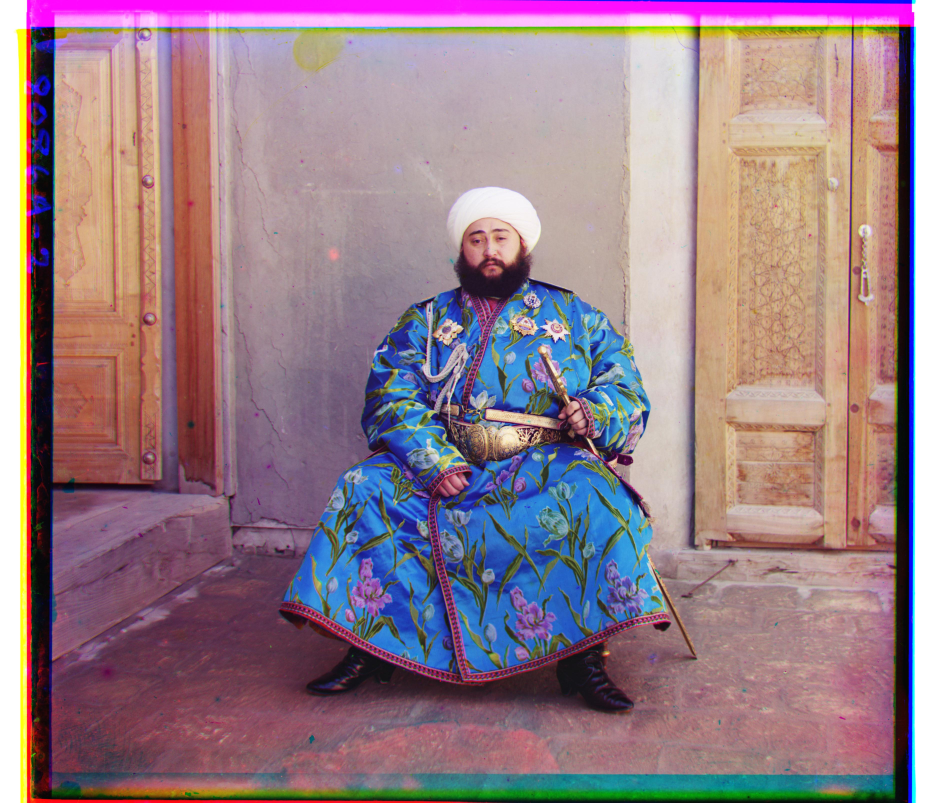
#> input picture CV/project1/out/emir_pyramid_ncc_grad_refb.jpg, 3702 x 3209 px (shown at 1/4 size); the run also reads 1 picture not shown here
$ python make_web_images.py
#> lines starting #> are read from the running program, lines starting #| are printed output that depends on the picture
### CV/project1/code/align.py
import numpy as np
import skimage.io as skio
from skimage import img_as_float
from scipy.ndimage import gaussian_filter, sobel

def load_plate(path):
	im=skio.imread(path)
	if im.ndim==3:
		im=im[...,0]
	return img_as_float(im).astype(np.float64)

def split_bgr(im):
	h=im.shape[0]//3
	b=im[0*h:1*h]
	g=im[1*h:2*h]
	r=im[2*h:3*h]
	return b,g,r

def stack_rgb(r,g,b):
	return np.clip(np.dstack([r,g,b]),0,1)

def l2_score(a,b):
	d=a-b
	return -float(np.sum(d*d))

# [4 lines left out: function ncc_score, not called in this run]

METRICS = {"l2":l2_score, "ncc":ncc_score}

def shift(img,dx,dy):
	return np.roll(img,shift=(dy,dx),axis=(0,1))

# [31 lines left out: functions crop_interior, align_single_scale, downsample, build_pyramid, not called in this run]

def identity(x):
	return x

# [36 lines left out: functions gradient_magnitude, align_pyramid, align_pyramid_recursive, colorize, not called in this run]

### CV/project1/code/make_web_images.py
"""make_web_images.py：產生網頁用的縮圖與示意圖，存到 web/images/。

用法（在 project1/ 底下執行，需先跑過 main.py）：
    python code/make_web_images.py
"""
from pathlib import Path

import numpy as np
import skimage.io as skio
from skimage import img_as_float, img_as_ubyte
from skimage.transform import rescale

from align import load_plate, split_bgr, stack_rgb, downsample

MAX_W = 1000
OUT = Path("out")
WEB = Path("web/images")


def save(path, img, max_w=MAX_W):
    img = np.clip(img_as_float(img), 0, 1)
    if img.shape[1] > max_w:
        img = rescale(img, max_w / img.shape[1], channel_axis=2 if img.ndim == 3 else None,
                      anti_aliasing=True)
    skio.imsave(path, img_as_ubyte(np.clip(img, 0, 1)))


def zoom(img, y0, y1, x0, x1):
    """以比例 (0~1) 取出局部。"""
    h, w = img.shape[:2]
    return img[int(h * y0):int(h * y1), int(w * x0):int(w * x1)]


def main():
    WEB.mkdir(parents=True, exist_ok=True)

    # 1. 所有結果縮圖
    for f in sorted(OUT.glob("*.jpg")):
        save(WEB / f.name, skio.imread(f))
#> pass 2 of the loop in main, `for f in sorted(OUT.glob("*.jpg")):`:
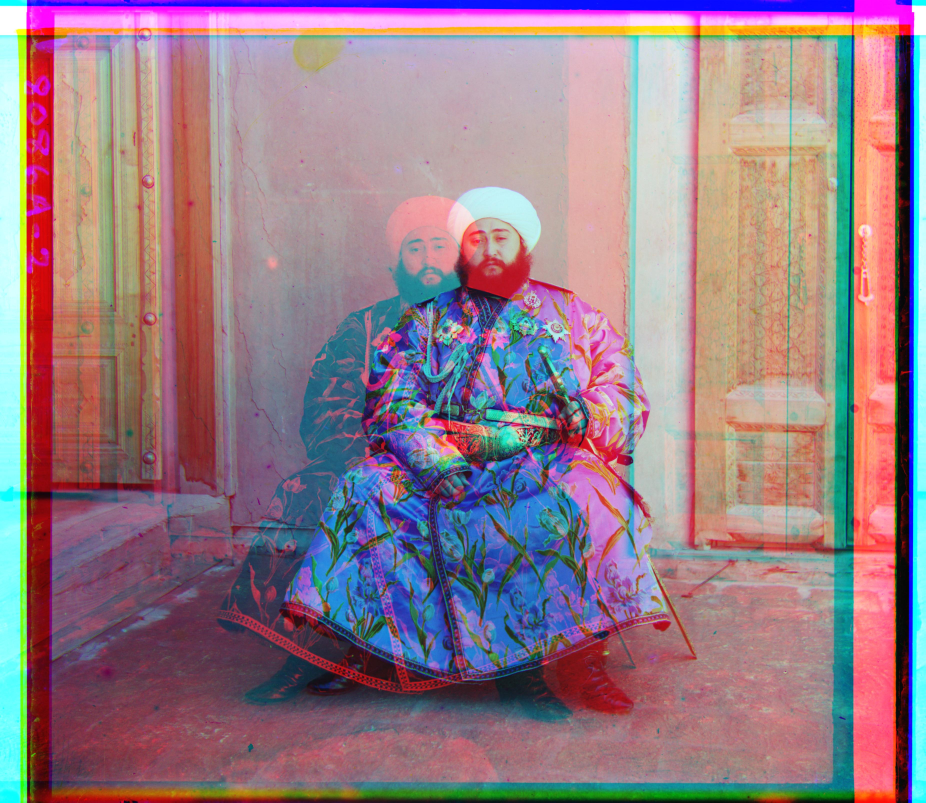
#> input picture CV/project1/out/emir_pyramid_ncc_rgb_refb.jpg, 3702 x 3209 px (shown at 1/4 size)

    # 2. 原始底片與未對齊的 baseline
    plate = load_plate("data/cathedral.jpg")
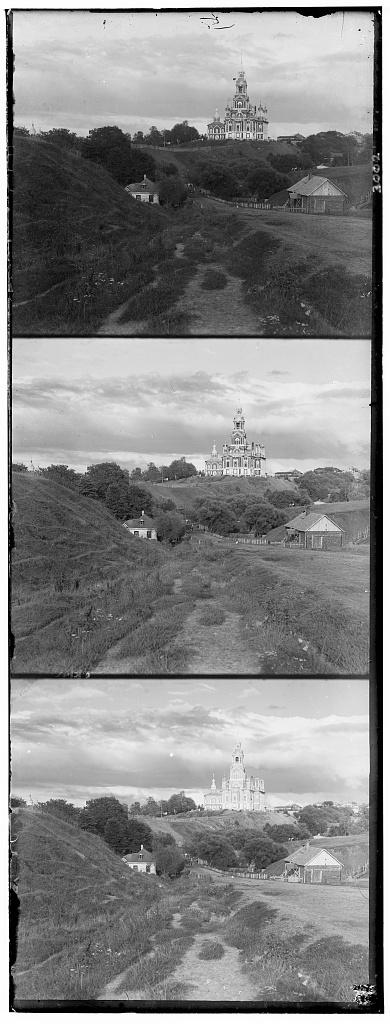
#> input picture CV/project1/data/cathedral.jpg, 390 x 1024 px, found by its file name
#> in load_plate, im is the input picture: shape (1024, 390); min 0, max 255, mean 133.7
    save(WEB / "cathedral_plate.jpg", plate, max_w=400)
    b, g, r = split_bgr(plate)
#> in split_bgr, `b=im[0*h:1*h]`:
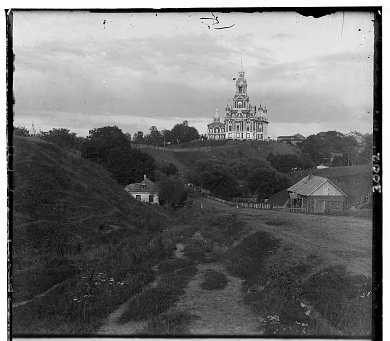
#> b: shape (341, 390) float64; min 0, max 1, mean 0.447
#> in split_bgr, `g=im[1*h:2*h]`:
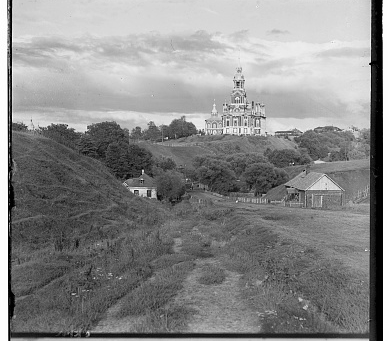
#> g: shape (341, 390) float64; min 0, max 1, mean 0.54
#> in split_bgr, `r=im[2*h:3*h]`:
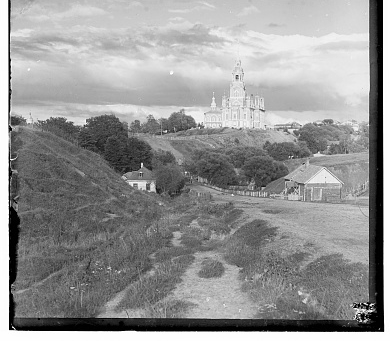
#> r: shape (341, 390) float64; min 0, max 1, mean 0.584
    save(WEB / "cathedral_baseline.jpg", stack_rgb(r, g, b))
#> call 4 of save, with max_w = 1000
#> in save (call 4), `skio.imsave(path, img_as_ubyte(np.clip(img, 0, 1)))`:
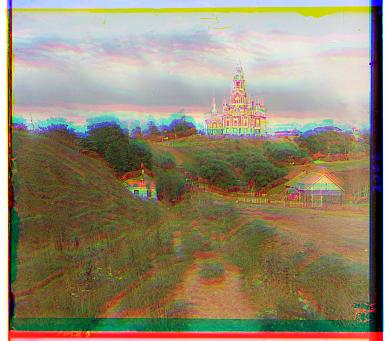
#> saved as cathedral_baseline.jpg: shape (341, 390, 3); mean R, G, B 149, 137.7, 113.9

    # 3. emir 局部放大：RGB NCC vs. gradient NCC
    for tag in ["ncc_rgb_refb", "ncc_grad_refb"]:
        im = skio.imread(OUT / f"emir_pyramid_{tag}.jpg")
#> im is the input picture: shape (3209, 3702, 3); mean R, G, B 149.8, 124.6, 134.9
        save(WEB / f"emir_zoom_{tag}.jpg", zoom(im, 0.15, 0.45, 0.3, 0.7), max_w=700)
#> in zoom, `return img[int(h * y0):int(h * y1), int(w * x0):int(w * x1)]`:
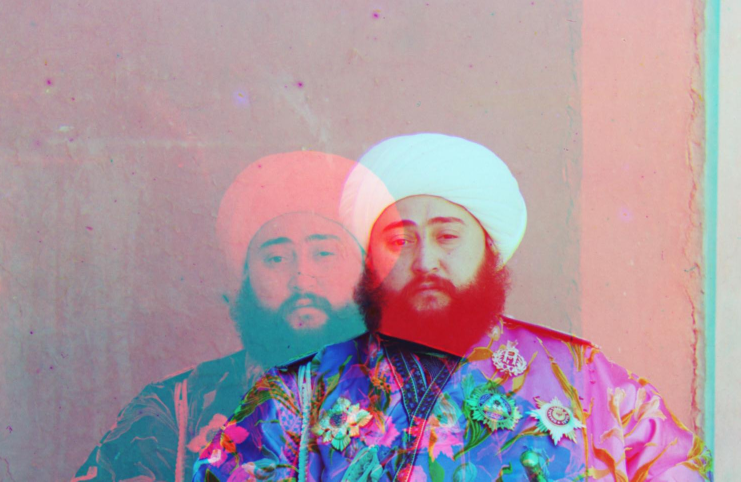
#> returned value: shape (963, 1481, 3) (shown at 1/2 size); mean of channels 0, 1, 2 172.2, 151, 161; drawn as R, G, B
#> in save (call 5), `img = rescale(img, max_w / img.shape[1], channel_axis=2 if img.ndim ==..`:
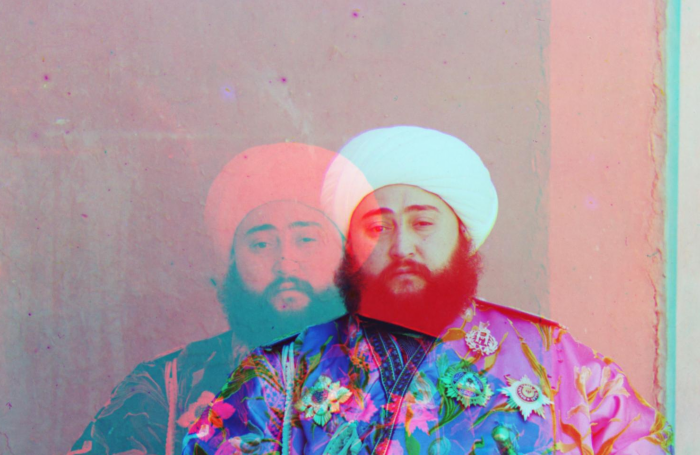
#> img: shape (455, 700, 3) float64; mean of channels 0, 1, 2 0.675, 0.592, 0.631; drawn as R, G, B
#> pass 2 of the loop in main, `for tag in ["ncc_rgb_refb", "ncc_grad_refb"]:`:
#> in main, im is the input picture: shape (3209, 3702, 3); mean R, G, B 149.9, 124.6, 134.9
#> in zoom (call 2), `return img[int(h * y0):int(h * y1), int(w * x0):int(w * x1)]`:
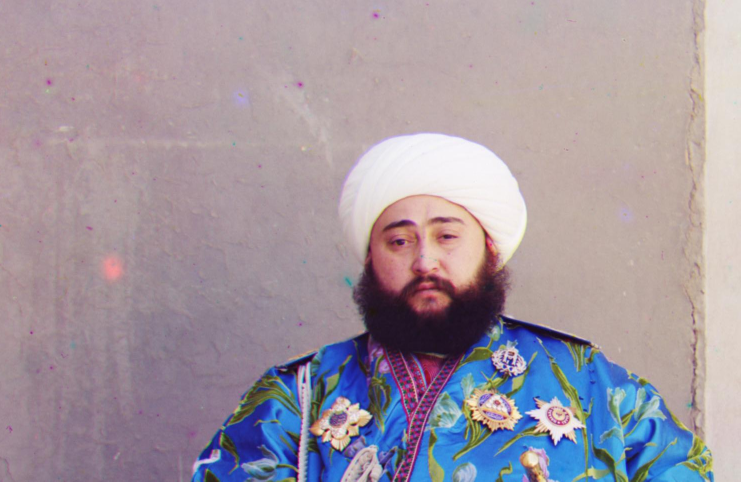
#> returned value: shape (963, 1481, 3) (shown at 1/2 size); mean of channels 0, 1, 2 162.3, 151, 160.8; drawn as R, G, B
#> in save (call 6), `img = rescale(img, max_w / img.shape[1], channel_axis=2 if img.ndim ==..`:
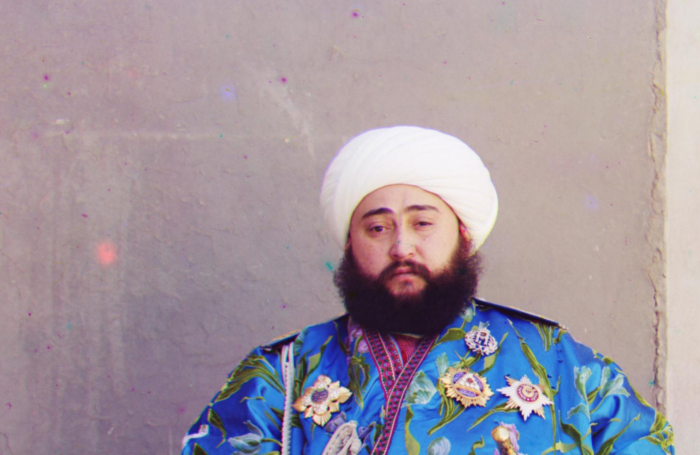
#> img: shape (455, 700, 3) float64; mean of channels 0, 1, 2 0.636, 0.592, 0.631; drawn as R, G, B

    # 4. Anti-aliasing：直接取樣 vs. 2x2 平均（harvesters G 通道縮小 8 倍後的局部）
    ch = split_bgr(load_plate("data/harvesters.tif"))[1]
    naive, box = ch, ch
    for _ in range(3):
        naive = naive[::2, ::2]
        box = downsample(box)
    for name, x in [("naive", naive), ("box", box)]:
        crop = zoom(x, 0.55, 0.85, 0.15, 0.65)
        up = np.kron(crop, np.ones((2, 2)))   # 最近鄰放大，方便看清楚像素
        save(WEB / f"aliasing_{name}.jpg", up, max_w=700)

    print("網頁圖片已存到", WEB)


if __name__ == "__main__":
#> (the run stopped early here; a loop or call above may not have finished)
